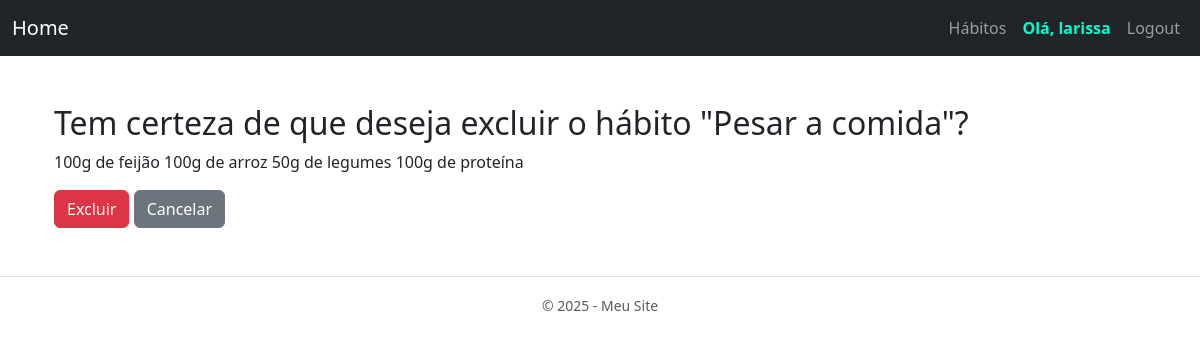
Screenshot of /habitos/22/confirmar_exclusao/ (signed in) with the database file from the repository.
### habitos/models.py (models this page shows, shortened)
class Habito(models.Model):
    nome = models.CharField(max_length=100)
    descricao = models.TextField(blank=True)
    usuario = models.ForeignKey(User, on_delete=models.CASCADE)

### habitos/views.py (the view)
# urls.py: path('habitos/<int:pk>/confirmar_exclusao/', HabitoDeleteView.as_view(), name='confirmar_exclusao'),
class HabitoDeleteView(LoginRequiredMixin, DeleteView):
    model = Habito
    template_name = 'habitos/habito_confirm_delete.html'
    success_url = reverse_lazy('listar-habito')
    def get_queryset(self):
        return Habito.objects.filter(usuario=self.request.user)

### habitos/templates/habitos/habito_confirm_delete.html (shortened to what this page needs)
{% extends "layout.html" %}
{% block content %}
  <div class="container mt-5">
    <h2>Tem certeza de que deseja excluir o hábito "{{ habito.nome }}"?</h2>
    <p>{{ habito.descricao }}</p>
    <form method="post">
      <button type="submit" class="btn btn-danger">Excluir</button>
      <a href="{% url 'listar-habito' %}" class="btn btn-secondary">Cancelar</a>
    </form>
  </div>
{% endblock %}

### habitos/templates/layout.html (shortened to what this page needs)
<!DOCTYPE html>
<html lang="pt-br">
<head>
  <link href="https://cdn.jsdelivr.net/npm/bootstrap@5.3.0/dist/css/bootstrap.min.css" rel="stylesheet">
</head>
<body>
<nav class="navbar navbar-expand-lg navbar-dark bg-dark">
  <div class="container-fluid">
    <a class="navbar-brand" href="{% url 'index' %}">Home</a>
    <div class="collapse navbar-collapse" id="navbarNav">
      <ul class="navbar-nav ms-auto">
        {% if user.is_authenticated %}
          <li class="nav-item">
            <a class="nav-link" href="{% url 'listar-habito' %}">Hábitos</a>
          </li>
          <li class="nav-item">
            <span class="nav-link disabled" style="color:#00ffcc; font-weight: bold;">Olá, {{ user.username }}</span>
          </li>
          <li class="nav-item">
            <form method="post" action="{% url 'logout' %}">
              <button class="btn btn-link nav-link" type="submit" >Logout</button>
            </form>
          </li>
        {% endif %}
      </ul>
    </div>
  </div>
</nav>
  <div class="container mt-4">
    {% block content %}{% endblock %}
  </div>
  <footer class="text-center text-muted py-3 mt-5 border-top">
    <small>&copy; 2025 - Meu Site</small>
  </footer>
</body>
</html>

### rows the page displays
Habito: nome "Pesar a comida", descricao "100g de feijão 100g de arroz 50g de legumes 100g de proteína"

### other values shown
{{ user.username }} "larissa"
